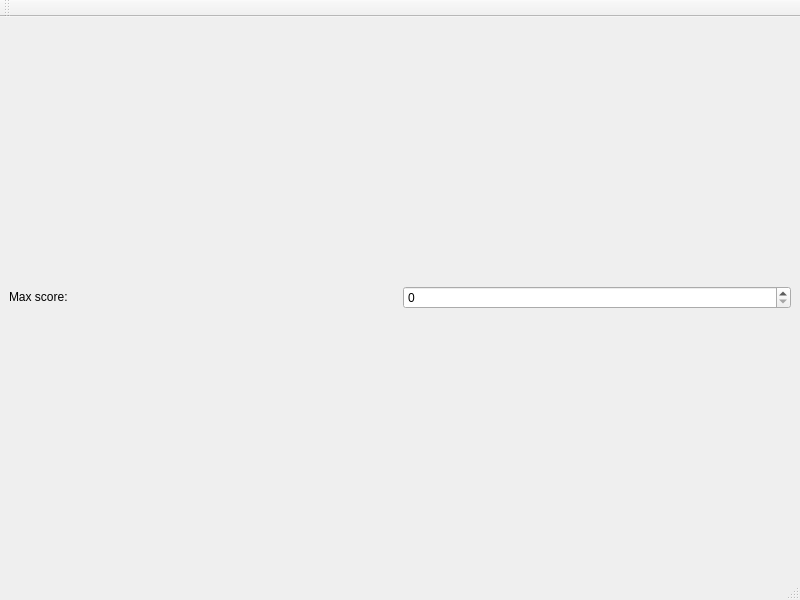
<?xml version="1.0" encoding="UTF-8"?>
<ui version="4.0">
 <class>AssignmentCreationWindow</class>
 <widget class="QMainWindow" name="AssignmentCreationWindow">
  <property name="geometry">
   <rect>
    <x>0</x>
    <y>0</y>
    <width>800</width>
    <height>600</height>
   </rect>
  </property>
  <property name="windowTitle">
   <string>MainWindow</string>
  </property>
  <widget class="QWidget" name="centralwidget">
   <layout class="QVBoxLayout" name="verticalLayout">
    <item>
     <layout class="QHBoxLayout" name="horizontalLayout">
      <item>
       <widget class="QLabel" name="label_max_score">
        <property name="sizePolicy">
         <sizepolicy hsizetype="Preferred" vsizetype="Fixed">
          <horstretch>0</horstretch>
          <verstretch>0</verstretch>
         </sizepolicy>
        </property>
        <property name="text">
         <string>Max score: </string>
        </property>
       </widget>
      </item>
      <item>
       <widget class="QSpinBox" name="spinBox_max_score">
        <property name="maximum">
         <number>100</number>
        </property>
       </widget>
      </item>
     </layout>
    </item>
   </layout>
  </widget>
  <widget class="QMenuBar" name="menubar">
   <property name="geometry">
    <rect>
     <x>0</x>
     <y>0</y>
     <width>800</width>
     <height>26</height>
    </rect>
   </property>
  </widget>
  <widget class="QStatusBar" name="statusbar"/>
  <widget class="QToolBar" name="toolBar">
   <property name="windowTitle">
    <string>toolBar</string>
   </property>
   <attribute name="toolBarArea">
    <enum>TopToolBarArea</enum>
   </attribute>
   <attribute name="toolBarBreak">
    <bool>false</bool>
   </attribute>
  </widget>
 </widget>
 <resources/>
 <connections/>
</ui>
